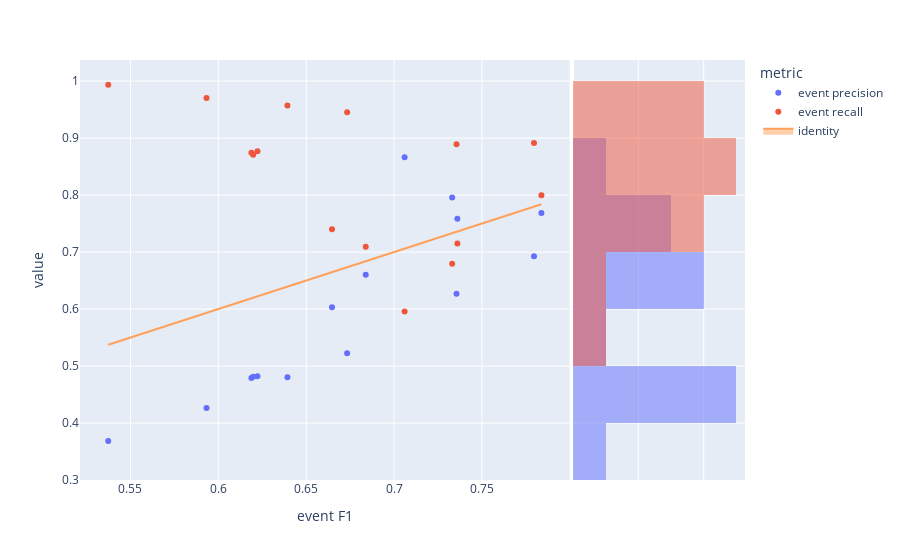

The notebook cell saved with this chart:
### Code cell
fig=px.scatter(visualTradeoff,x='event F1',y='value',color='metric', marginal_y="histogram")
fig.add_trace(
    go.Scatter(x=experimentModels['eventF1'], y=experimentModels['eventF1'], name="identity", mode='lines',fill="toself")
)
fig.show()

### Figure 1 — Plotly figure (JSON) as saved in the notebook; plotly's stock layout.template omitted (floating-point values rounded to 4 significant figures)
{"data": [{"hovertemplate": "metric=event precision<br>event F1=%{x}<br>value=%{y}<extra></extra>", "legendgroup": "event precision", "marker": {"color": "#636efa", "symbol": "circle"}, "mode": "markers", "name": "event precision", "orientation": "v", "showlegend": true, "type": "scatter", "x": [0.706, 0.7796, 0.6188, 0.6223, 0.6647, 0.6198, 0.7839, 0.7356, 0.6393, 0.6839, 0.6733, 0.5933, 0.736, 0.7331, 0.5373], "xaxis": "x", "y": [0.8663, 0.6927, 0.4789, 0.4823, 0.6033, 0.4812, 0.7686, 0.627, 0.4802, 0.6601, 0.5226, 0.4264, 0.7585, 0.7958, 0.3682], "yaxis": "y"}, {"alignmentgroup": "True", "bingroup": "y", "hovertemplate": "metric=event precision<br>value=%{y}<br>count=%{x}<extra></extra>", "legendgroup": "event precision", "marker": {"color": "#636efa"}, "name": "event precision", "offsetgroup": "event precision", "opacity": 0.5, "showlegend": false, "type": "histogram", "xaxis": "x2", "y": [0.8663, 0.6927, 0.4789, 0.4823, 0.6033, 0.4812, 0.7686, 0.627, 0.4802, 0.6601, 0.5226, 0.4264, 0.7585, 0.7958, 0.3682], "yaxis": "y2"}, {"hovertemplate": "metric=event recall<br>event F1=%{x}<br>value=%{y}<extra></extra>", "legendgroup": "event recall", "marker": {"color": "#EF553B", "symbol": "circle"}, "mode": "markers", "name": "event recall", "orientation": "v", "showlegend": true, "type": "scatter", "x": [0.706, 0.7796, 0.6188, 0.6223, 0.6647, 0.6198, 0.7839, 0.7356, 0.6393, 0.6839, 0.6733, 0.5933, 0.736, 0.7331, 0.5373], "xaxis": "x", "y": [0.5958, 0.8915, 0.8741, 0.8768, 0.74, 0.8706, 0.7998, 0.8893, 0.9571, 0.7094, 0.9456, 0.9705, 0.7149, 0.6796, 0.9937], "yaxis": "y"}, {"alignmentgroup": "True", "bingroup": "y", "hovertemplate": "metric=event recall<br>value=%{y}<br>count=%{x}<extra></extra>", "legendgroup": "event recall", "marker": {"color": "#EF553B"}, "name": "event recall", "offsetgroup": "event recall", "opacity": 0.5, "showlegend": false, "type": "histogram", "xaxis": "x2", "y": [0.5958, 0.8915, 0.8741, 0.8768, 0.74, 0.8706, 0.7998, 0.8893, 0.9571, 0.7094, 0.9456, 0.9705, 0.7149, 0.6796, 0.9937], "yaxis": "y2"}, {"fill": "toself", "mode": "lines", "name": "identity", "type": "scatter", "x": [0.706, 0.7796, 0.6188, 0.6223, 0.6647, 0.6198, 0.7839, 0.7356, 0.6393, 0.6839, 0.6733, 0.5933, 0.736, 0.7331, 0.5373], "y": [0.706, 0.7796, 0.6188, 0.6223, 0.6647, 0.6198, 0.7839, 0.7356, 0.6393, 0.6839, 0.6733, 0.5933, 0.736, 0.7331, 0.5373]}], "layout": {"barmode": "overlay", "legend": {"title": {"text": "metric"}, "tracegroupgap": 0}, "margin": {"t": 60}, "xaxis": {"anchor": "y", "domain": [0, 0.7363], "title": {"text": "event F1"}}, "xaxis2": {"anchor": "y2", "domain": [0.7413, 1], "matches": "x2", "showgrid": true, "showline": false, "showticklabels": false, "ticks": ""}, "yaxis": {"anchor": "x", "domain": [0, 1], "title": {"text": "value"}}, "yaxis2": {"anchor": "x2", "domain": [0, 1], "matches": "y", "showgrid": true, "showticklabels": false}}}
